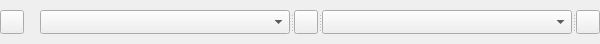
<?xml version="1.0" encoding="UTF-8"?>
<ui version="4.0">
 <class>StyleManagerTool</class>
 <widget class="QWidget" name="StyleManagerTool">
  <property name="geometry">
   <rect>
    <x>0</x>
    <y>0</y>
    <width>600</width>
    <height>44</height>
   </rect>
  </property>
  <property name="sizePolicy">
   <sizepolicy hsizetype="Fixed" vsizetype="Minimum">
    <horstretch>0</horstretch>
    <verstretch>0</verstretch>
   </sizepolicy>
  </property>
  <property name="maximumSize">
   <size>
    <width>600</width>
    <height>50</height>
   </size>
  </property>
  <property name="windowTitle">
   <string>Form</string>
  </property>
  <layout class="QGridLayout" name="gridLayout">
   <property name="sizeConstraint">
    <enum>QLayout::SetMinimumSize</enum>
   </property>
   <property name="margin">
    <number>0</number>
   </property>
   <item row="0" column="0">
    <widget class="QPushButton" name="layerPushButton">
     <property name="sizePolicy">
      <sizepolicy hsizetype="Fixed" vsizetype="Fixed">
       <horstretch>0</horstretch>
       <verstretch>0</verstretch>
      </sizepolicy>
     </property>
     <property name="minimumSize">
      <size>
       <width>24</width>
       <height>24</height>
      </size>
     </property>
     <property name="maximumSize">
      <size>
       <width>24</width>
       <height>24</height>
      </size>
     </property>
     <property name="toolTip">
      <string>Manage Styles Tool</string>
     </property>
     <property name="text">
      <string/>
     </property>
     <property name="icon">
      <iconset resource="../../../../resources.qrc">
       <normaloff>:/plugins/DsgTools/icons/layers.png</normaloff>:/plugins/DsgTools/icons/layers.png</iconset>
     </property>
     <property name="iconSize">
      <size>
       <width>20</width>
       <height>20</height>
      </size>
     </property>
     <property name="checkable">
      <bool>true</bool>
     </property>
    </widget>
   </item>
   <item row="0" column="2">
    <widget class="QSplitter" name="splitter">
     <property name="orientation">
      <enum>Qt::Horizontal</enum>
     </property>
     <widget class="QComboBox" name="dbComboBox"/>
     <widget class="QPushButton" name="refreshPushButton">
      <property name="sizePolicy">
       <sizepolicy hsizetype="Fixed" vsizetype="Fixed">
        <horstretch>0</horstretch>
        <verstretch>0</verstretch>
       </sizepolicy>
      </property>
      <property name="maximumSize">
       <size>
        <width>24</width>
        <height>24</height>
       </size>
      </property>
      <property name="toolTip">
       <string>Refresh database list</string>
      </property>
      <property name="text">
       <string/>
      </property>
      <property name="icon">
       <iconset resource="../../../../resources.qrc">
        <normaloff>:/plugins/DsgTools/icons/refresh.png</normaloff>:/plugins/DsgTools/icons/refresh.png</iconset>
      </property>
      <property name="iconSize">
       <size>
        <width>16</width>
        <height>16</height>
       </size>
      </property>
     </widget>
     <widget class="QComboBox" name="styleComboBox"/>
     <widget class="QPushButton" name="applyPushButton">
      <property name="sizePolicy">
       <sizepolicy hsizetype="Fixed" vsizetype="Fixed">
        <horstretch>0</horstretch>
        <verstretch>0</verstretch>
       </sizepolicy>
      </property>
      <property name="maximumSize">
       <size>
        <width>24</width>
        <height>24</height>
       </size>
      </property>
      <property name="text">
       <string/>
      </property>
      <property name="icon">
       <iconset resource="../../../../resources.qrc">
        <normaloff>:/plugins/DsgTools/icons/areaTool.png</normaloff>:/plugins/DsgTools/icons/areaTool.png</iconset>
      </property>
      <property name="iconSize">
       <size>
        <width>16</width>
        <height>16</height>
       </size>
      </property>
     </widget>
    </widget>
   </item>
   <item row="0" column="1">
    <spacer name="horizontalSpacer">
     <property name="orientation">
      <enum>Qt::Horizontal</enum>
     </property>
     <property name="sizeType">
      <enum>QSizePolicy::Fixed</enum>
     </property>
     <property name="sizeHint" stdset="0">
      <size>
       <width>10</width>
       <height>20</height>
      </size>
     </property>
    </spacer>
   </item>
  </layout>
 </widget>
 <resources>
  <include location="../../../../resources.qrc"/>
 </resources>
 <connections/>
</ui>
